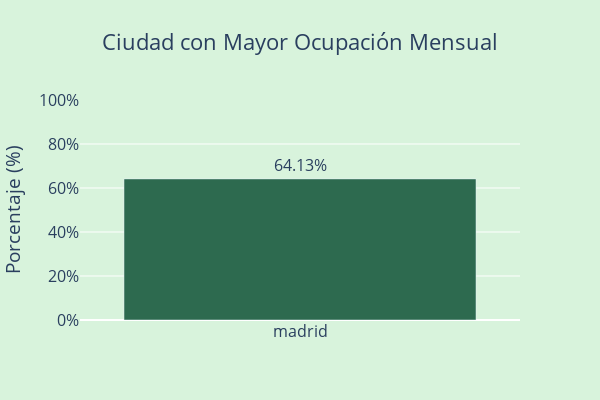

Notebook source saved alongside this figure:
### Code cell
import plotly.graph_objects as go

# Cálculo de la ciudad con mayor ocupación mensual
top_ciudad = df.groupby('city')['occupancy_rate_%_30'].mean().round(2).nlargest(1).reset_index()
nombre_ciudad = top_ciudad.loc[0, 'city']
ocupacion = top_ciudad.loc[0, 'occupancy_rate_%_30']

# Crear figura con nombre largo para evitar que la barra parezca pequeña
fig = go.Figure(go.Bar(
    x=[ nombre_ciudad],  # alargar el texto para mejor visibilidad
    y=[ocupacion],
    marker_color='#2D6A4F',  # verde oscuro
    text=[f"{ocupacion:.2f}%"],
    textposition='outside'
))

# Layout
fig.update_layout(
    title='Ciudad con Mayor Ocupación Mensual',
    title_x=0.5,
    plot_bgcolor='#D8F3DC',
    paper_bgcolor='#D8F3DC',
    yaxis=dict(
        title='Porcentaje (%)',
        range=[0, 100],
        ticksuffix='%'
    ),
    xaxis=dict(title=''),
    font=dict(size=16),
    height=400,
    width=600,
)

fig.show()

### Figure 1 — Plotly figure (JSON) as saved in the notebook; plotly's stock layout.template omitted (floating-point values rounded to 4 significant figures)
{"data": [{"marker": {"color": "#2D6A4F"}, "text": ["64.13%"], "textposition": "outside", "type": "bar", "x": ["madrid"], "y": [64.13]}], "layout": {"font": {"size": 16}, "height": 400, "paper_bgcolor": "#D8F3DC", "plot_bgcolor": "#D8F3DC", "title": {"text": "Ciudad con Mayor Ocupación Mensual", "x": 0.5}, "width": 600, "xaxis": {"title": {"text": ""}}, "yaxis": {"range": [0, 100], "ticksuffix": "%", "title": {"text": "Porcentaje (%)"}}}}
